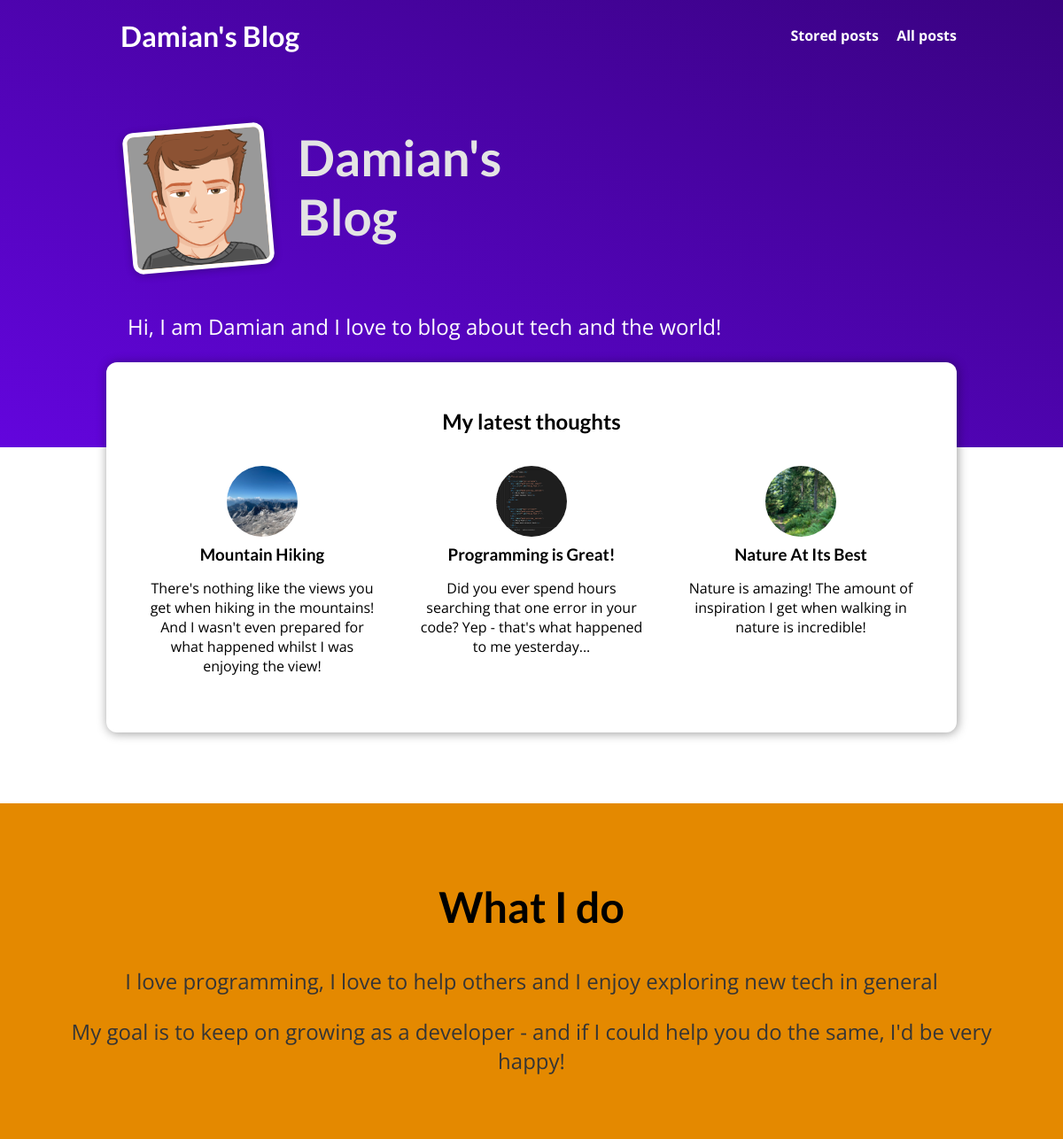
The page / on the database its author committed.
### blog/models.py (models this page shows, shortened)
class Post(models.Model):
    title = models.CharField(max_length=150)
    excerpt = models.CharField(max_length=200)
    image_field = models.ImageField(upload_to="posts", null=True)
    date = models.DateField(auto_now=True)
    slug = models.SlugField(db_index=True, unique=True)
    content = models.TextField(validators=[MinLengthValidator(10)])
    author = models.ForeignKey(Author, on_delete=models.SET_NULL, related_name="posts", null=True)
    tags = models.ManyToManyField(Tag)

### blog/views.py (the view)
# urls.py: path("", views.StartingPageView.as_view(), name="starting-page"),
class StartingPageView(ListView):
    template_name = "blog/index.html"
    model = Post
    ordering = ["-date"]
    context_object_name = "posts"
    def get_queryset(self):
        queryset = super().get_queryset()
        data = queryset[:3]
        return data

### blog/templates/blog/index.html (shortened to what this page needs)
{% extends "base.html" %}
{% load static %}
{% block css_files %}
    <link rel="stylesheet" href="{% static "blog/index.css" %}">
    <link rel="stylesheet" href="{% static "blog/post.css" %}">
{% endblock %}
{% block content %}
    <section id="welcome">
        <header>
            <img src="{% static 'blog/images/me.png' %}" alt="Damian - The author" />
            <h2>Damian's Blog</h2>
        </header>
    <p>Hi, I am Damian and I love to blog about tech and the world!</p>
    </section>
    <section id="latest-posts">
        <h2>My latest thoughts</h2>
        <ul>
            {% for post in posts %}
                {% include "blog/includes/post.html" %}
            {% endfor %}
        </ul>
    </section>
    <section id="about">
        <h2>What I do</h2>
        <p>I love programming, I love to help others and I enjoy exploring new tech in general</p>
        <p>My goal is to keep on growing as a developer - and if I could help you do the same, I'd be very happy!</p>
    </section>
{% endblock %}

### blog/templates/blog/includes/post.html
    <li>
                <article class="post">
                    <a href="{% url "post-detail-page" post.slug %}">
                        <img src="{{ post.image_field.url }}" alt="{{ post.title }}">
                        <div class="post__content">
                            <h3>{{ post.title }}</h3>
                            <p>{{ post.excerpt }}</p>
                        </div>
                    </a>
                </article>
            </li>

### static/app.css (style rules this page uses)
* { box-sizing: border-box; }
html { font-family: 'Open Sans', 'Lato', sans-serif; }
body { margin: 0; }
h1, h2, h3 { font-family: 'Lato', sans-serif; font-weight: bold; }

### blog/static/blog/index.css (style rules this page uses)
#welcome { background: linear-gradient(to right top, #6305dd, #390281); padding: 6rem 12%; }
#welcome header { display: flex; align-items: flex-start; margin: 3rem auto; }
#welcome img { width: 10rem; height: 10rem; object-fit: cover; object-position: top; border: 5px solid white; border-radius: 12px; background-color: #ffe1bf; transform: rotateZ(-5deg); box-shadow: 0 2px 8px rgba(0, 0, 0, 0.25); }
#welcome h2 { font-size: 3.5rem; margin: 0 0 0 2rem; color: #e4e4e4; width: 10rem; }
#welcome p { color: white; font-size: 1.5rem; }
#latest-posts { background-color: white; padding: 2rem; border-radius: 12px; width: 60rem; margin: -6rem auto 2rem auto; box-shadow: 1px 1px 12px rgba(0, 0, 0, 0.4); }
#latest-posts h2 { text-align: center; }
#latest-posts ul { list-style: none; margin: 0; padding: 0; display: flex; gap: 1rem; }
#latest-posts li { flex: 1; }
#about { text-align: center; padding: 3rem; background-color: #e48900; margin-top: 5rem; }
#about h2 { font-size: 3rem; }
#about p { font-size: 1.5rem; color: #353535; }

### blog/static/blog/post.css (style rules this page uses)
.post { display: flex; flex-direction: column; align-items: center; text-align: center; }
.post a { text-decoration: none; color: black; transition: all 0.2s ease; padding: 1rem; }
.post img { width: 5rem; height: 5rem; object-fit: cover; border-radius: 50%; }
.post h3 { margin: 0.25rem 0; }

### rows shown on the page
Post: image_field (picture), title "Mountain Hiking", excerpt "There's nothing like the views you get when hiking in the mountains! And I wasn't even prepared for what happened whilst I was enjoying the view!"
Post: image_field (picture), title "Programming is Great!", excerpt "Did you ever spend hours searching that one error in your code? Yep - that's what happened to me yesterday..."
Post: image_field (picture), title "Nature At Its Best", excerpt "Nature is amazing! The amount of inspiration I get when walking in nature is incredible!"
